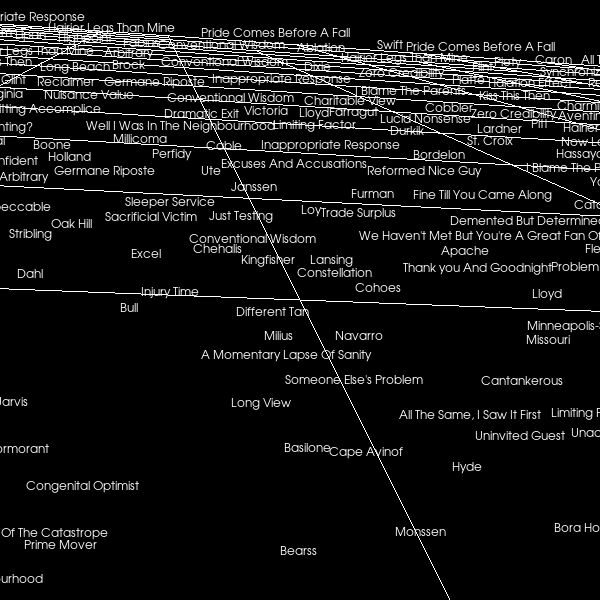

This chart was generated by the following Python code:
#!/usr/bin/env python

# Test vtkLabelPlacer in 2D with a large set of randomly placed ship-name labels.

import vtkmodules.vtkInteractionStyle  # noqa: F401
import vtkmodules.vtkRenderingOpenGL2  # noqa: F401

import json
import os

from vtkmodules.vtkCommonCore import (
    vtkIdTypeArray,
    vtkPoints,
    vtkStringArray,
)
from vtkmodules.vtkCommonDataModel import (
    vtkDataObject,
    vtkPolyData,
)
from vtkmodules.vtkRenderingCore import (
    vtkActor,
    vtkActor2D,
    vtkPolyDataMapper,
    vtkRenderWindow,
    vtkRenderWindowInteractor,
    vtkRenderer,
)
from vtkmodules.vtkRenderingLabel import (
    vtkLabelPlacer,
    vtkLabelSizeCalculator,
    vtkLabeledDataMapper,
    vtkPointSetToLabelHierarchy,
)

# Grid layout constants
PTSMULT = 10
TXTMULT = PTSMULT * PTSMULT

# Load label data from JSON files
data_dir = os.environ.get("VPE_DATA_DIR", os.path.join(os.path.dirname(os.path.dirname(os.path.abspath(__file__))), "data"))
with open(os.path.join(data_dir, "label_list_2d.json")) as f:
    label_list = json.load(f)
with open(os.path.join(data_dir, "label_points_2d.json")) as f:
    point_coords = json.load(f)

num_labels = len(label_list)
total_points = TXTMULT * num_labels

# Build point set
label_points = vtkPoints()
label_points.SetNumberOfPoints(total_points)

label_text = vtkStringArray()
label_text.SetName("LabelText")
label_text.SetNumberOfValues(total_points)

priorities = vtkIdTypeArray()
priorities.SetName("Priorities")
priorities.SetNumberOfComponents(1)
priorities.SetNumberOfTuples(total_points)

pt_idx = 0
for i in range(total_points):
    label_text.SetValue(i, label_list[i % num_labels])
    priorities.SetValue(i, i)
    if i % num_labels == 0:
        pt_idx = 0
    x = point_coords[pt_idx * 2] + float((i // num_labels) % PTSMULT)
    y = point_coords[pt_idx * 2 + 1] + float((i // num_labels) // PTSMULT)
    label_points.SetPoint(i, x, y, -1.0)
    pt_idx += 1

poly_data = vtkPolyData()
poly_data.SetPoints(label_points)
poly_data.GetPointData().AddArray(label_text)
poly_data.GetPointData().AddArray(priorities)

# Calculate label sizes
label_size_calculator = vtkLabelSizeCalculator()
label_size_calculator.SetInputData(poly_data)
label_size_calculator.GetFontProperty().SetFontSize(12)
label_size_calculator.GetFontProperty().SetFontFamilyToArial()
label_size_calculator.SetInputArrayToProcess(
    0, 0, 0, vtkDataObject.FIELD_ASSOCIATION_POINTS, "LabelText")

# Build label hierarchy
label_hierarchy = vtkPointSetToLabelHierarchy()
label_hierarchy.SetInputConnection(label_size_calculator.GetOutputPort())
label_hierarchy.SetInputArrayToProcess(
    0, 0, 0, vtkDataObject.FIELD_ASSOCIATION_POINTS, "Priorities")
label_hierarchy.SetInputArrayToProcess(
    1, 0, 0, vtkDataObject.FIELD_ASSOCIATION_POINTS, "LabelSize")
label_hierarchy.SetInputArrayToProcess(
    2, 0, 0, vtkDataObject.FIELD_ASSOCIATION_POINTS, "LabelText")

# Renderer (functional exception: needed by vtkLabelPlacer.SetRenderer)
renderer = vtkRenderer()

# Place labels
label_placer = vtkLabelPlacer()
label_placer.SetInputConnection(label_hierarchy.GetOutputPort())
label_placer.GeneratePerturbedLabelSpokesOn()
label_placer.OutputTraversedBoundsOn()
label_placer.SetRenderer(renderer)

# Label text display
labeled_mapper = vtkLabeledDataMapper()
labeled_mapper.SetInputConnection(label_placer.GetOutputPort(0))
labeled_mapper.SetLabelTextProperty(label_size_calculator.GetFontProperty())
labeled_mapper.SetFieldDataName("LabelText")
labeled_mapper.SetLabelModeToLabelFieldData()

text_actor = vtkActor2D()
text_actor.SetMapper(labeled_mapper)

# Bounds display
bounds_mapper = vtkPolyDataMapper()
bounds_mapper.SetInputConnection(label_placer.GetOutputPort(2))

bounds_actor = vtkActor()
bounds_actor.SetMapper(bounds_mapper)

# Spokes display
spokes_mapper = vtkPolyDataMapper()
spokes_mapper.SetInputConnection(label_placer.GetOutputPort(3))

spokes_actor = vtkActor()
spokes_actor.SetMapper(spokes_mapper)

# Add actors
renderer.AddActor(text_actor)
renderer.AddActor(bounds_actor)
renderer.AddActor(spokes_actor)

# Render window
render_window = vtkRenderWindow()
render_window.SetSize(600, 600)
render_window.AddRenderer(renderer)
render_window.SetWindowName("label placer2d")

# Functional render: establish viewport for label placement
render_window.Render()

# Scene
camera = renderer.GetActiveCamera()
camera.SetClippingRange(0.0106829, 10.6829)
camera.SetFocalPoint(5.00016, 4.99974, -1.0)
camera.SetPosition(4.91977, 4.45127, -0.859406)
camera.SetViewUp(-0.0373979, 0.253276, 0.966671)

# Interactor
interactor = vtkRenderWindowInteractor()
interactor.SetRenderWindow(render_window)

interactor.Initialize()
interactor.Start()
